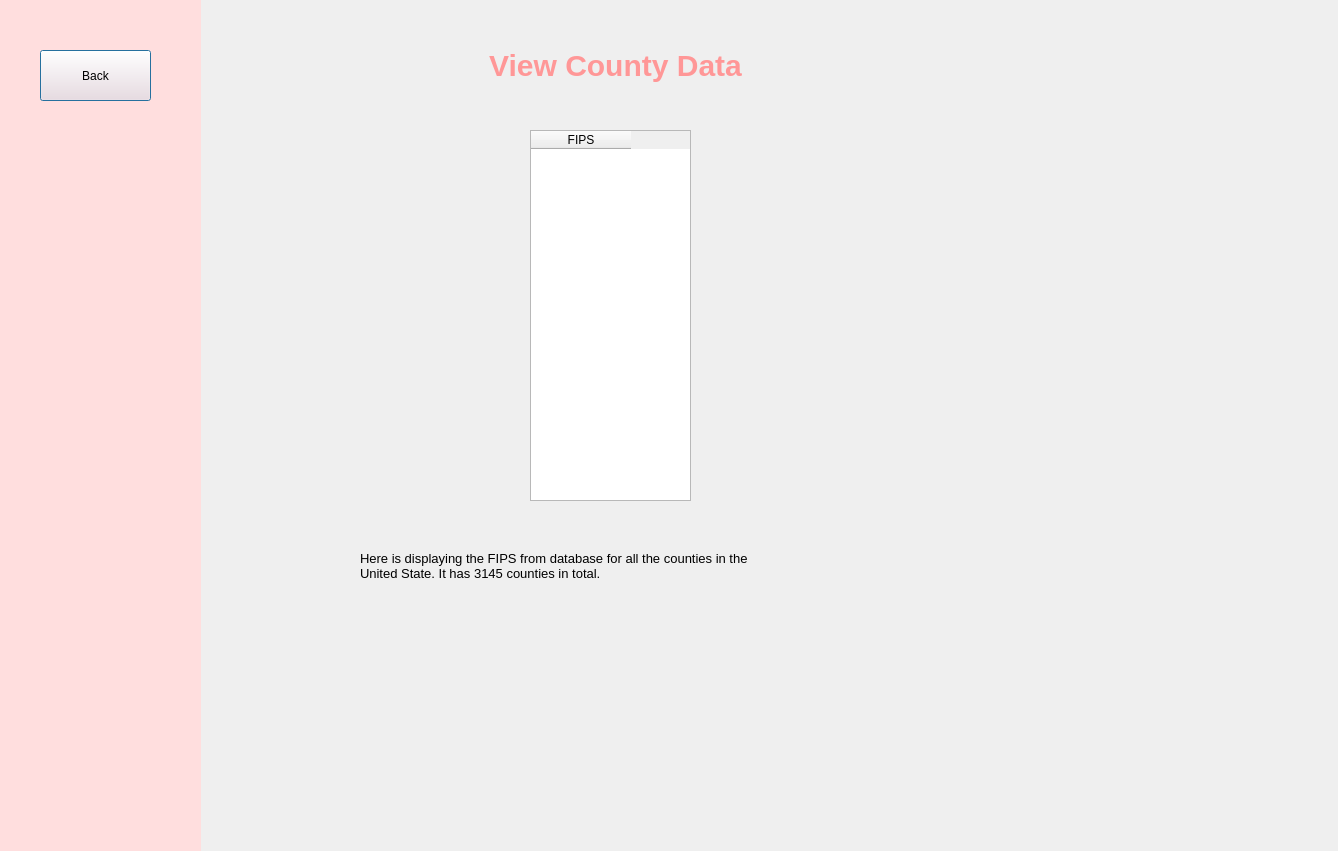
<?xml version="1.0" encoding="UTF-8"?>
<ui version="4.0">
 <class>Dialog</class>
 <widget class="QDialog" name="Dialog">
  <property name="geometry">
   <rect>
    <x>0</x>
    <y>0</y>
    <width>1338</width>
    <height>851</height>
   </rect>
  </property>
  <property name="windowTitle">
   <string>Dialog</string>
  </property>
  <widget class="QWidget" name="widget" native="true">
   <property name="geometry">
    <rect>
     <x>0</x>
     <y>0</y>
     <width>201</width>
     <height>851</height>
    </rect>
   </property>
   <property name="styleSheet">
    <string notr="true">
background-color: rgb(255, 222, 222);</string>
   </property>
   <widget class="QPushButton" name="backbutton3">
    <property name="geometry">
     <rect>
      <x>40</x>
      <y>50</y>
      <width>111</width>
      <height>51</height>
     </rect>
    </property>
    <property name="text">
     <string>Back</string>
    </property>
   </widget>
  </widget>
  <widget class="QTableWidget" name="tableWidget">
   <property name="geometry">
    <rect>
     <x>530</x>
     <y>130</y>
     <width>161</width>
     <height>371</height>
    </rect>
   </property>
   <property name="columnCount">
    <number>1</number>
   </property>
   <column>
    <property name="text">
     <string>FIPS</string>
    </property>
   </column>
  </widget>
  <widget class="QLabel" name="label">
   <property name="geometry">
    <rect>
     <x>460</x>
     <y>20</y>
     <width>311</width>
     <height>91</height>
    </rect>
   </property>
   <property name="styleSheet">
    <string notr="true">font-size: 30px;
font: bold;
color: rgb(255, 222, 222);
color: rgb(255, 151, 151);</string>
   </property>
   <property name="text">
    <string>View County Data</string>
   </property>
   <property name="alignment">
    <set>Qt::AlignCenter</set>
   </property>
  </widget>
  <widget class="QLabel" name="label_2">
   <property name="geometry">
    <rect>
     <x>360</x>
     <y>520</y>
     <width>521</width>
     <height>91</height>
    </rect>
   </property>
   <property name="font">
    <font>
     <pointsize>10</pointsize>
    </font>
   </property>
   <property name="text">
    <string>Here is displaying the FIPS from database for all the counties in the 
United State. It has 3145 counties in total.</string>
   </property>
  </widget>
 </widget>
 <resources/>
 <connections/>
</ui>
